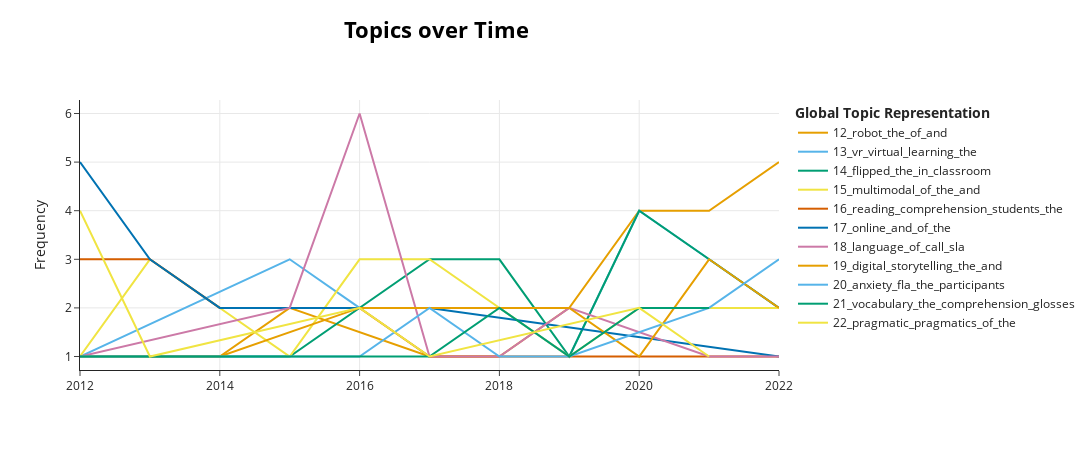

The notebook cell this image was saved under:
### Code cell
model.visualize_topics_over_time(topics_over_time, topics=[12, 13, 14, 15, 16, 17, 18, 19, 20, 21, 22])

### Figure 1 — Plotly figure (JSON) as saved in the notebook; plotly's stock layout.template omitted (floating-point values rounded to 4 significant figures)
{"data": [{"hoverinfo": "text", "hovertext": ["<b>Topic 12</b><br>Words: conceptualization, options, help, design, establishes", "<b>Topic 12</b><br>Words: options, help, of, do, listening", "<b>Topic 12</b><br>Words: chat, prototypes, synthetic, audio, design", "<b>Topic 12</b><br>Words: tools, quot, techniques, the, listening", "<b>Topic 12</b><br>Words: telepresence, robots, authentic, fl, communicative", "<b>Topic 12</b><br>Words: dialogue, we, systems, quot, based", "<b>Topic 12</b><br>Words: rall, echo, robot, the, of", "<b>Topic 12</b><br>Words: robot, of, and, authoring, system", "<b>Topic 12</b><br>Words: robot, chatbot, the, ellie, conversation"], "marker": {"color": "#E69F00"}, "mode": "lines", "name": "12_robot_the_of_and", "type": "scatter", "x": [2013, 2014, 2015, 2017, 2018, 2019, 2020, 2021, 2022], "y": [1, 1, 2, 1, 1, 2, 4, 4, 5]}, {"hoverinfo": "text", "hovertext": ["<b>Topic 13</b><br>Words: life, interaction, the, of, virtual", "<b>Topic 13</b><br>Words: virtual, learning, 3d, the, vws", "<b>Topic 13</b><br>Words: virtual, learning, of, the, in", "<b>Topic 13</b><br>Words: virtual, research, 3d, interaction, studies", "<b>Topic 13</b><br>Words: chinese, linguacultural, culture, architecture, traditional", "<b>Topic 13</b><br>Words: vr, ar, learning, the, of", "<b>Topic 13</b><br>Words: vr, reality, the, augmented, learning", "<b>Topic 13</b><br>Words: vr, learning, virtual, rendered, hmds"], "marker": {"color": "#56B4E9"}, "mode": "lines", "name": "13_vr_virtual_learning_the", "type": "scatter", "x": [2012, 2015, 2016, 2018, 2019, 2020, 2021, 2022], "y": [1, 3, 2, 2, 1, 4, 3, 2]}, {"hoverinfo": "text", "hovertext": ["<b>Topic 14</b><br>Words: washback, assessments, portfolio, flipped, effects", "<b>Topic 14</b><br>Words: flip, structured, lessons, flipped, learning", "<b>Topic 14</b><br>Words: flipped, learning, the, and, srs", "<b>Topic 14</b><br>Words: flipped, in, class, learning, the", "<b>Topic 14</b><br>Words: flipped, telegram, the, parametric, class", "<b>Topic 14</b><br>Words: flipped, classroom, in, the, and", "<b>Topic 14</b><br>Words: flipped, the, learner, and, classroom", "<b>Topic 14</b><br>Words: flipped, the, classroom, writing, studies"], "marker": {"color": "#009E73"}, "mode": "lines", "name": "14_flipped_the_in_classroom", "type": "scatter", "x": [2012, 2015, 2017, 2018, 2019, 2020, 2021, 2022], "y": [1, 1, 3, 3, 1, 4, 3, 2]}, {"hoverinfo": "text", "hovertext": ["<b>Topic 15</b><br>Words: videoconferencing, interaction, how, environment, multimodal", "<b>Topic 15</b><br>Words: multimodal, communication, of, webcam, dvc", "<b>Topic 15</b><br>Words: multimodal, media, ideological, representation, the", "<b>Topic 15</b><br>Words: webcams, webcam, multimodal, trainee, the", "<b>Topic 15</b><br>Words: multimodal, and, online, of, communication", "<b>Topic 15</b><br>Words: multimodal, the, of, modes, virtual", "<b>Topic 15</b><br>Words: videoconferencing, audioconferencing, condition, referential, the", "<b>Topic 15</b><br>Words: semiotic, multimodal, as, of, quot", "<b>Topic 15</b><br>Words: vpr, multimodal, presentation, of, and"], "marker": {"color": "#F0E442"}, "mode": "lines", "name": "15_multimodal_of_the_and", "type": "scatter", "x": [2012, 2013, 2015, 2016, 2017, 2018, 2019, 2020, 2022], "y": [1, 3, 1, 3, 3, 2, 1, 2, 2]}, {"hoverinfo": "text", "hovertext": ["<b>Topic 16</b><br>Words: reading, texts, model, screen, literary", "<b>Topic 16</b><br>Words: reading, strategy, the, efl, strategies", "<b>Topic 16</b><br>Words: reading, strategy, comprehension, readers, online", "<b>Topic 16</b><br>Words: reading, proficient, comprehension, students, annotations", "<b>Topic 16</b><br>Words: reading, books, multisensory, book, the", "<b>Topic 16</b><br>Words: reading, annotations, progress, comprehension, rt", "<b>Topic 16</b><br>Words: reading, comprehension, exposure, online, size", "<b>Topic 16</b><br>Words: reading, mobile, efl, comprehension, phones"], "marker": {"color": "#D55E00"}, "mode": "lines", "name": "16_reading_comprehension_students_the", "type": "scatter", "x": [2012, 2013, 2014, 2015, 2016, 2017, 2020, 2022], "y": [3, 3, 2, 2, 2, 1, 1, 1]}, {"hoverinfo": "text", "hovertext": ["<b>Topic 17</b><br>Words: sl, and, of, roles, advising", "<b>Topic 17</b><br>Words: online, of, and, training, the", "<b>Topic 17</b><br>Words: and, oer, quot, for, of", "<b>Topic 17</b><br>Words: online, to, project, the, and", "<b>Topic 17</b><br>Words: cl, online, tblt, for, lloret", "<b>Topic 17</b><br>Words: classrooms, virtual, oll, online, in"], "marker": {"color": "#0072B2"}, "mode": "lines", "name": "17_online_and_of_the", "type": "scatter", "x": [2012, 2013, 2014, 2016, 2017, 2022], "y": [5, 3, 2, 2, 2, 1]}, {"hoverinfo": "text", "hovertext": ["<b>Topic 18</b><br>Words: call, listening, language, framework, program", "<b>Topic 18</b><br>Words: runyakitara, meta, sla, cmc, language", "<b>Topic 18</b><br>Words: call, sla, quot, language, of", "<b>Topic 18</b><br>Words: systems, adaptive, instructional, intelligent, defined", "<b>Topic 18</b><br>Words: mctl, lctl, lctls, el, els", "<b>Topic 18</b><br>Words: procedural, afrikaans, technology, course, language", "<b>Topic 18</b><br>Words: zulu, principles, we, agglutinative, language", "<b>Topic 18</b><br>Words: ml, theoretical, l2, quot, of"], "marker": {"color": "#CC79A7"}, "mode": "lines", "name": "18_language_of_call_sla", "type": "scatter", "x": [2012, 2015, 2016, 2017, 2018, 2019, 2021, 2022], "y": [1, 2, 6, 1, 1, 2, 1, 1]}, {"hoverinfo": "text", "hovertext": ["<b>Topic 19</b><br>Words: needs, seamen, curriculum, frames, tool", "<b>Topic 19</b><br>Words: storytelling, digital, case, the, shift", "<b>Topic 19</b><br>Words: storytelling, digital, malaysian, the, instructors", "<b>Topic 19</b><br>Words: storytelling, speaking, digital, and, stories", "<b>Topic 19</b><br>Words: creativity, digital, dst, storytelling, creative", "<b>Topic 19</b><br>Words: graphic, digital, readings, creative, writing", "<b>Topic 19</b><br>Words: digital, storytelling, 4s, the, and", "<b>Topic 19</b><br>Words: dst, digital, stories, the, storytelling"], "marker": {"color": "#E69F00"}, "mode": "lines", "name": "19_digital_storytelling_the_and", "type": "scatter", "x": [2012, 2013, 2014, 2016, 2019, 2020, 2021, 2022], "y": [1, 1, 1, 2, 2, 1, 3, 2]}, {"hoverinfo": "text", "hovertext": ["<b>Topic 20</b><br>Words: anxiety, french, motivational, hesitation, measures", "<b>Topic 20</b><br>Words: fl, anxiety, listening, causal, performance", "<b>Topic 20</b><br>Words: fla, anxiety, acmc, affordances, horwitz", "<b>Topic 20</b><br>Words: repetition, anxiety, task, caf, procedural", "<b>Topic 20</b><br>Words: ei, emotional, anxiety, fla, group", "<b>Topic 20</b><br>Words: anonymity, vw, fla, anxiety, participants", "<b>Topic 20</b><br>Words: idle, quantity, diversity, outcomes, anxiety", "<b>Topic 20</b><br>Words: anxiety, fla, vr, self, efficacy", "<b>Topic 20</b><br>Words: anxiety, fla, vr, speaking, flsa"], "marker": {"color": "#56B4E9"}, "mode": "lines", "name": "20_anxiety_fla_the_participants", "type": "scatter", "x": [2012, 2013, 2014, 2016, 2017, 2018, 2019, 2021, 2022], "y": [1, 1, 1, 1, 2, 1, 1, 2, 3]}, {"hoverinfo": "text", "hovertext": ["<b>Topic 21</b><br>Words: vocabulary, treatment, individualized, program, picture", "<b>Topic 21</b><br>Words: l1, glossing, glosses, more, traditional", "<b>Topic 21</b><br>Words: glossing, l1, comprehension, largest, studies", "<b>Topic 21</b><br>Words: gloss, mode, vocabulary, comprehension, acquisition", "<b>Topic 21</b><br>Words: intervention, ells, academic, vocabulary, the", "<b>Topic 21</b><br>Words: passage, words, meanings, word, were", "<b>Topic 21</b><br>Words: ctpr, tpr, vocabulary, english, learning", "<b>Topic 21</b><br>Words: vocabulary, acquisition, at, learning, the", "<b>Topic 21</b><br>Words: window, glosses, pop, up, comprehension"], "marker": {"color": "#009E73"}, "mode": "lines", "name": "21_vocabulary_the_comprehension_glosses", "type": "scatter", "x": [2012, 2013, 2014, 2016, 2017, 2018, 2019, 2020, 2021], "y": [1, 1, 1, 1, 1, 2, 1, 2, 2]}, {"hoverinfo": "text", "hovertext": ["<b>Topic 22</b><br>Words: copula, expressions, russian, of, were", "<b>Topic 22</b><br>Words: pragmatic, kasper, amp, 2001, pragmatics", "<b>Topic 22</b><br>Words: formulas, routine, pragmatic, syntactic, test", "<b>Topic 22</b><br>Words: corpus, searches, pragmatic, routines, materials", "<b>Topic 22</b><br>Words: pragmatics, modifiers, syntactic, politeness, instruction", "<b>Topic 22</b><br>Words: formulaic, sequences, fluency, speech, speaking"], "marker": {"color": "#F0E442"}, "mode": "lines", "name": "22_pragmatic_pragmatics_of_the", "type": "scatter", "x": [2012, 2013, 2016, 2017, 2020, 2021], "y": [4, 1, 2, 1, 2, 1]}], "layout": {"height": 450, "hoverlabel": {"bgcolor": "white", "font": {"family": "Rockwell", "size": 16}}, "legend": {"title": {"text": "<b>Global Topic Representation"}}, "title": {"font": {"color": "Black", "size": 22}, "text": "<b>Topics over Time</b>", "x": 0.4, "xanchor": "center", "y": 0.95, "yanchor": "top"}, "width": 1250, "xaxis": {"showgrid": true}, "yaxis": {"showgrid": true, "title": {"text": "Frequency"}}}}
